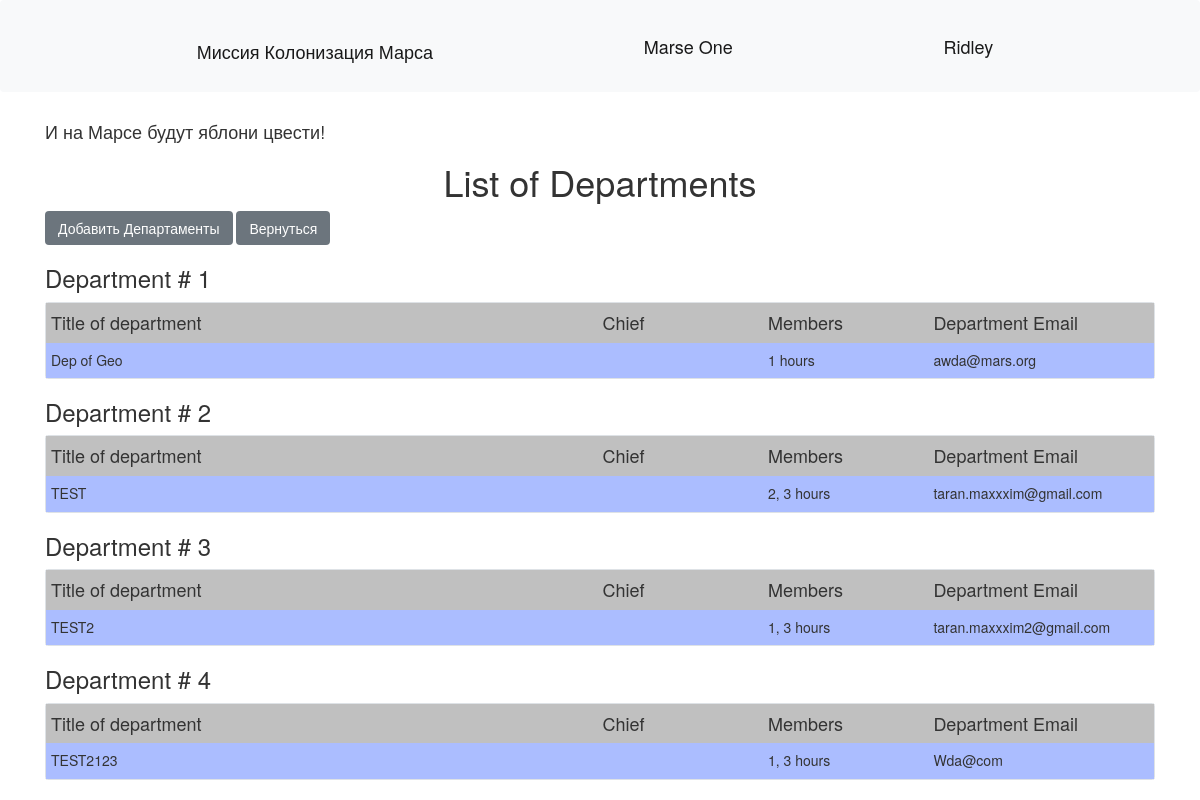
The page /departments (signed in) on the database its author committed.
### data/users.py (models this page shows, shortened)
class User(SqlAlchemyBase, UserMixin):
    __tablename__ = 'users'
    id = sqlalchemy.Column(sqlalchemy.Integer, primary_key=True, autoincrement=True)
    surname = sqlalchemy.Column(sqlalchemy.String)
    name = sqlalchemy.Column(sqlalchemy.String)
    age = sqlalchemy.Column(sqlalchemy.Integer)
    position = sqlalchemy.Column(sqlalchemy.String)
    speciality = sqlalchemy.Column(sqlalchemy.String)
    address = sqlalchemy.Column(sqlalchemy.String)
    email = sqlalchemy.Column(sqlalchemy.String, unique=True)
    hashed_password = sqlalchemy.Column(sqlalchemy.String, nullable=True)
    modified_date = sqlalchemy.Column(sqlalchemy.DateTime, default=datetime.datetime.now)

### data/department.py (models this page shows)
class Department(SqlAlchemyBase):
    __tablename__ = 'Department'
    id = sqlalchemy.Column(sqlalchemy.Integer, primary_key=True, autoincrement=True)
    title = sqlalchemy.Column(sqlalchemy.String)
    chief = sqlalchemy.Column(sqlalchemy.String)
    members = sqlalchemy.Column(sqlalchemy.String)
    email = sqlalchemy.Column(sqlalchemy.String, unique=True)
    user_id = sqlalchemy.Column(sqlalchemy.Integer,
                                sqlalchemy.ForeignKey("users.id"))
    user = orm.relationship('User')

### server.py (the view)
@app.route("/departments")
def dep():
    db_sess = db_session.create_session()
    dep = db_sess.query(Department).all()
    return render_template("departments.html", depart=dep)

### data/db_session.py (called while the page is built)
def create_session() -> Session:
    global __factory
    return __factory()

### server.py (called while the page is built)
@login_manager.user_loader
def load_user(user_id):
    db_sess = db_session.create_session()
    return db_sess.query(User).get(user_id)

### templates/departments.html (shortened to what this page needs)
{% extends "base.html" %}
{% block content %}
<h1 style="text-align: center;">List of Departments</h1>
{% if current_user.is_authenticated %}
    <a href="dep" class="btn btn-secondary">Добавить Департаменты</a>
{% endif %}
<a href=".." class="btn btn-secondary">Вернуться</a>
{% for item in depart%}
<h3>Department # {{item.id}}</h3>
<div class="col-md6 border rounded">
    <div class="top">
        <h4 style="min-width: 50%;">Title of department</h4>
        <h4 style="min-width: 15%;">Chief</h4>
        <h4 style="min-width: 15%;">Members</h4>
        <h4 style="min-width: 20%;">Department Email</h4>
    </div>
    <div class="content">
        <h5 style="min-width: 50%;">{{ item.title }}</h5>
        <h5 style="min-width: 15%;">{{ item.user_id.name }}</h5>
        <h5 style="min-width: 15%;">{{ item.members }} hours</h5>
        <h5 style="min-width: 20%;">{{ item.email }}</h5>
    </div>
</div>
{% endfor %}
{% endblock %}

### templates/base.html (shortened to what this page needs)
<!doctype html>
<html lang="en">
<head>
    <link rel="stylesheet"
          href="https://stackpath.bootstrapcdn.com/bootstrap/4.4.1/css/bootstrap.min.css"
>
    <link rel="stylesheet" href="{{url_for('static', filename='style.css')}}">
    <link rel="stylesheet" href="https://maxcdn.bootstrapcdn.com/bootstrap/3.4.1/css/bootstrap.min.css">
</head>
<body>
<header>
    <nav class="navbar navbar-light bg-light">
        <h1 class="navbar-brand"> Миссия Колонизация Марса</h1>
        <div class="navbar-brand"> Marse One</div>
        {% if current_user.is_authenticated %}
             <u><a class="navbar-brand" href="/logout">{{ current_user.name }}</a></u>
        {% else %}
            <p>
                <a class="btn btn-primary " href="/register">Зарегистрироваться</a>
                <a class="btn btn-success" href="/login">Войти</a>
            </p>
        {% endif %}
    </nav>
</header>
<main role="main" class="container">
    <h4>И на Марсе будут яблони цвести!</h4>
    {% block content %}{% endblock %}
</main>
</body>
</html>

### static/style.css (style rules this page uses)
.top { background-color: Silver; display: flex; flex-direction: row; padding-left: 5px; }
.content { background-color: #abbdff; display: flex; flex-direction: row; padding-left: 5px; }

### rows shown on the page
User: name "Ridley"
Department: id "1", title "Dep of Geo", members "1", email "awda@mars.org"
Department: id "2", title "TEST", members "2, 3", email "taran.maxxxim@gmail.com"
Department: id "3", title "TEST2", members "1, 3", email "taran.maxxxim2@gmail.com"
Department: id "4", title "TEST2123", members "1, 3", email "Wda@com"
